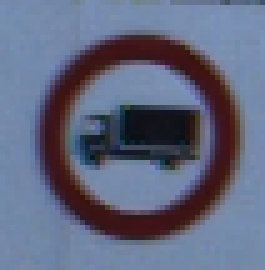
#> input picture 00000.ppm, 53 x 54 px (shown 5 times larger)
$ jupyter execute utils.ipynb
#> lines starting #> are read from the running program, lines starting #| are printed output that depends on the picture
[cell 1]
import cv2
import numpy as np
import matplotlib.pyplot as plt
import seaborn as sns

[cell 2]
img = plt.imread('00000.ppm')
#> img is the input picture: shape (54, 53, 3); mean R, G, B 97, 103.4, 127.4
rows,cols, _ = img.shape
#> rows = 54; cols = 53
M = np.float32([[1,0,4],[0,1,4]])
dst = cv2.warpAffine(img,M,(cols,rows))
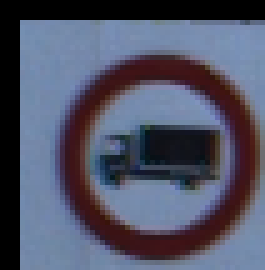
#> dst: shape (54, 53, 3) (shown 5 times larger); mean R, G, B 80.3, 83.6, 103.1
cv2.imshow('img',dst)
cv2.waitKey(0)
cv2.destroyAllWindows()
